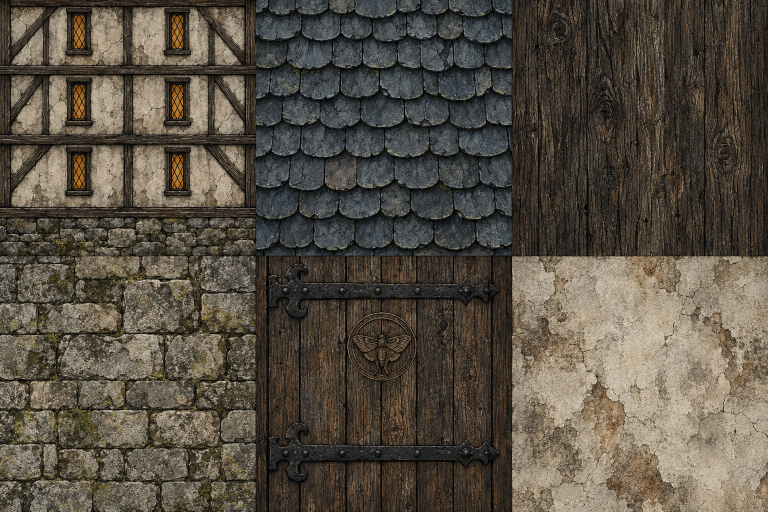
#> input picture game-source/moonkiller/assets/art/v3/materials.png, 1536 x 1024 px (shown at 1/2 size)
$ python prepare_v3_art.py
#> lines starting #> are read from the running program, lines starting #| are printed output that depends on the picture
"""Deterministic splits/crops of the original v3 imagegen sheets; no repainting."""
from pathlib import Path
from PIL import Image

root = Path(__file__).resolve().parents[1] / 'assets/art/v3'
im = Image.open(root / 'materials.png'); w, h = im.size
#> further down, im is the input picture: PIL image 1536x1024 RGB; mean R, G, B 87.2, 79.5, 68.3
#> after `w, h = im.size`: w = 1536; h = 1024
for i, name in enumerate(['side', 'slate', 'timber', 'stone', 'door', 'plaster']):
    x, y = i % 3, i // 3
    im.crop((round(x*w/3), round(y*h/2), round((x+1)*w/3), round((y+1)*h/2))).save(root / (name+'.png'))
#> this loop made 6 passes
#> pass 1, `im.crop((round(x*w/3), round(y*h/2), round((x+1)*w/3), round((y+1)*h/2..`:
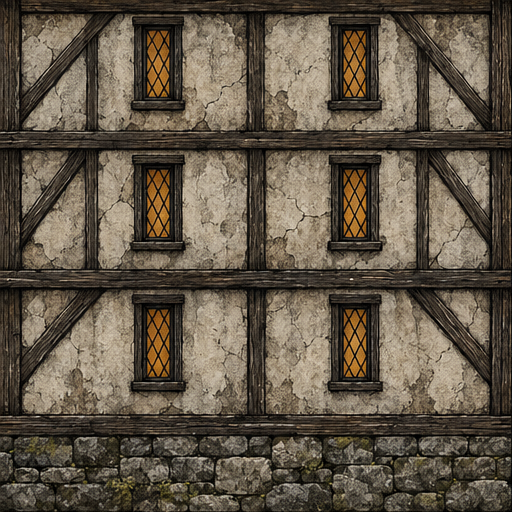
#> saved as side.png: PIL image 512x512 RGB; mean R, G, B 97.2, 86.3, 71.2
#> pass 2, `im.crop((round(x*w/3), round(y*h/2), round((x+1)*w/3), round((y+1)*h/2..`:
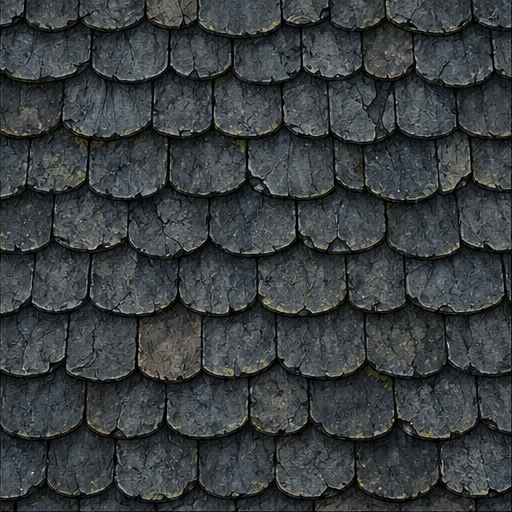
#> saved as slate.png: PIL image 512x512 RGB; mean R, G, B 57.6, 62.2, 64.1

im = Image.open(root / 'fronts.png'); w, h = im.size
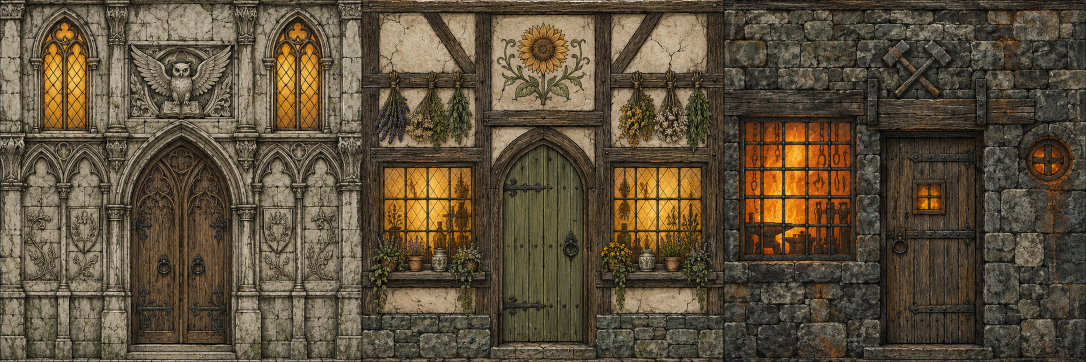
#> input picture game-source/moonkiller/assets/art/v3/fronts.png, 2172 x 724 px (shown at 1/2 size)
#> further down, im is the input picture: PIL image 2172x724 RGB; mean R, G, B 92.6, 79.5, 59.3
#> after `w, h = im.size`: w = 2172; h = 724
for i, name in enumerate(['archive_front', 'apothecary_front', 'forge_front']):
    im.crop((round(i*w/3), 0, round((i+1)*w/3), h)).save(root / (name+'.png'))
#> this loop made 3 passes
#> pass 1, `im.crop((round(i*w/3), 0, round((i+1)*w/3), h)).save(root / (name+'.pn..`:
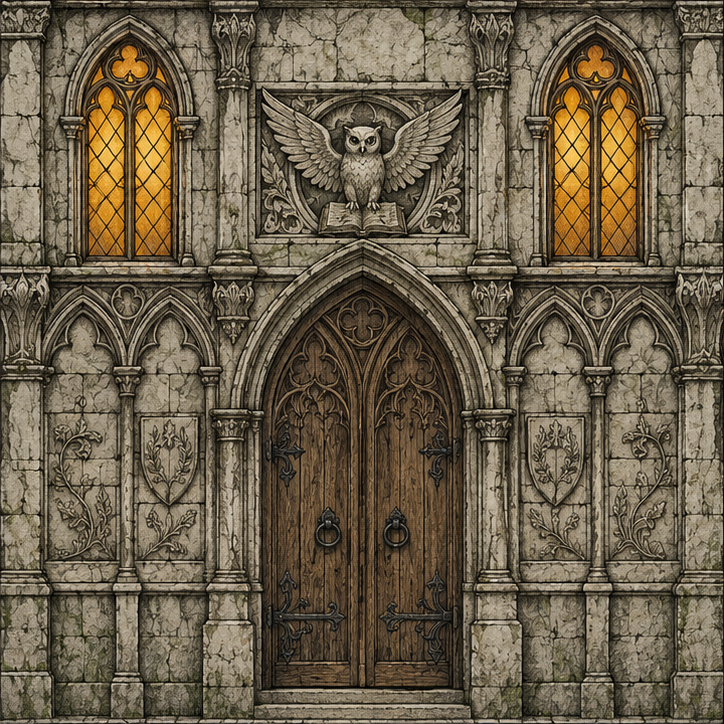
#> saved as archive_front.png: PIL image 724x724 RGB; mean R, G, B 107.6, 95.3, 74.4
#> pass 2, `im.crop((round(i*w/3), 0, round((i+1)*w/3), h)).save(root / (name+'.pn..`:
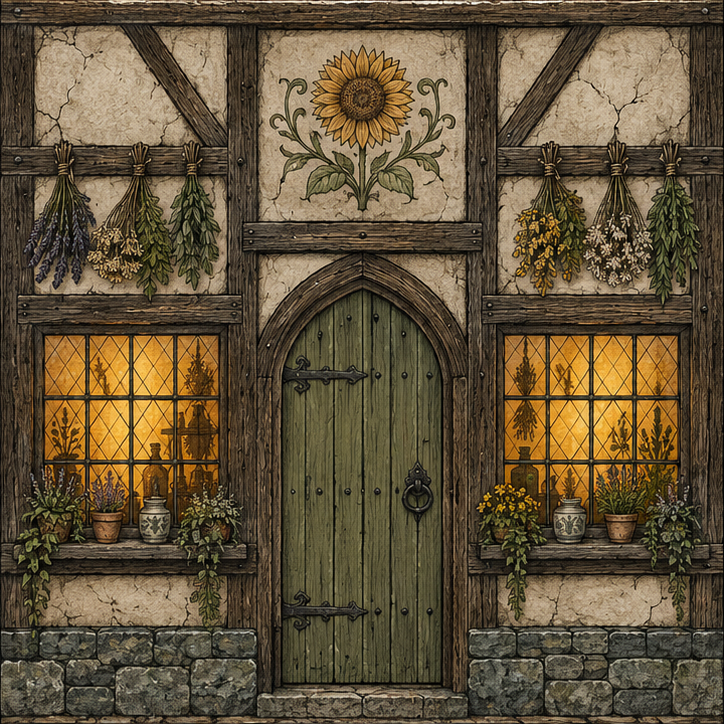
#> saved as apothecary_front.png: PIL image 724x724 RGB; mean R, G, B 98.3, 83.2, 57.9

#> (the run stopped early here; a loop or call above may not have finished)
